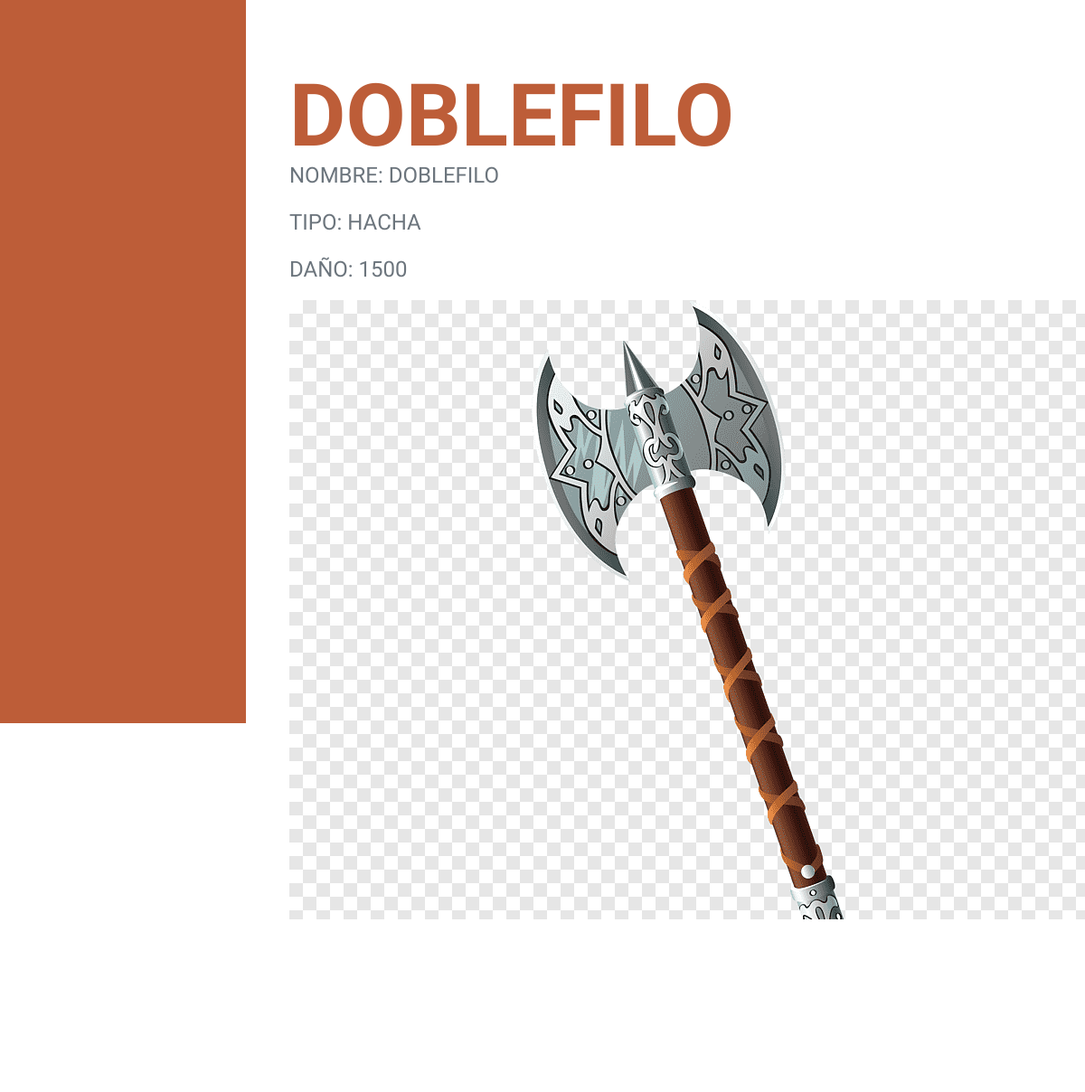
The app's page /App1/Arma/3 (signed in) with its own data.
### App1/models.py (models this page shows, shortened)
class arma(models.Model):
    nombre = models.CharField(max_length=20)
    tipo = models.CharField(max_length=20)
    daño = models.IntegerField()
    imagen = models.ImageField(upload_to="armas", null=True,blank=True)

### App1/views.py (the view)
# urls.py: path("Arma/<int:pk>", DetalleArma.as_view(), name = "ArmaDetalle"),
class DetalleArma(LoginRequiredMixin, DetailView):
    model = arma

### App1/templates/App1/Arma_detail.html
{% extends "App1/padre2.html" %}
{% load static %}
{% block titulo %}
{{arma.nombre}}
{% endblock %}
{% block description %}
<p>Nombre: {{arma.nombre}}</p>
    <p>Tipo: {{arma.tipo}}</p>
    <p>Daño: {{arma.daño}}</p>
    {% if arma.imagen %}
    <p><img src="{{arma.imagen.url}}" alt=""></p>
{% endif %}
    <a href="{% url 'ArmaLista' %}"> Regresar </a>
{% endblock %}

### records on screen
arma: nombre "DOBLEFILO", tipo "HACHA", daño "1500", imagen (picture)
